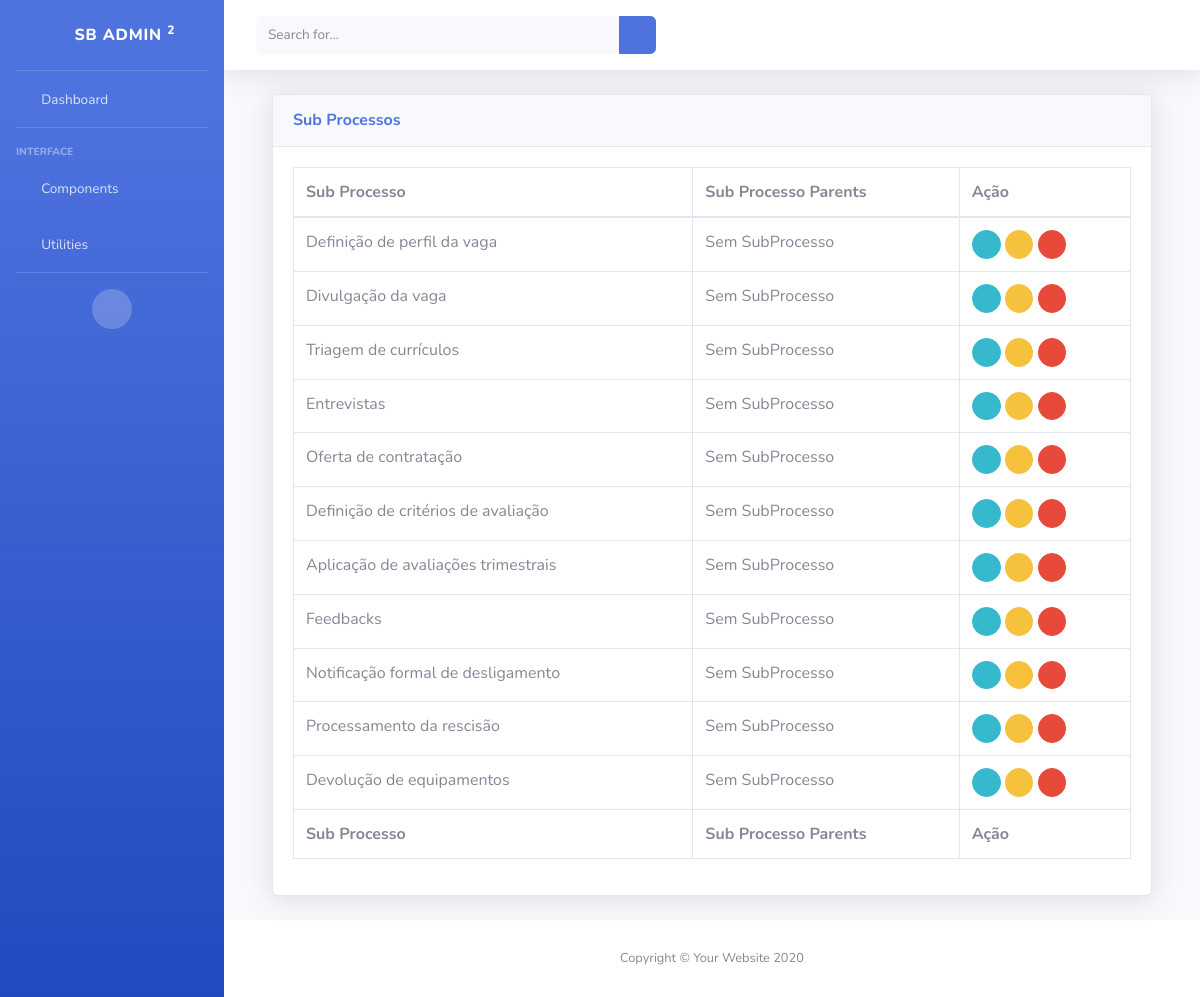
The page /processo/subprocesso/ on the database its author committed.
### processo/models.py (models this page shows, shortened)
class SubProcesso(models.Model):
    nome_subprocesso = models.CharField(max_length=200)
    parent_subprocesso = models.ManyToManyField('self', symmetrical=False, related_name='subprocessos_filhos', blank=True)

### processo/views.py (the view)
def sub_processo_list(request):
    sub_processo = SubProcesso.objects.all()
    return render(request, 'processo/sub_processo_list.html', {'subprocessos':sub_processo})

### processo/templates/processo/sub_processo_list.html
{% extends 'base.html' %}
{% block content %}
<div class="container-fluid">
    <div class="card shadow mb-4">
        <div class="card-header py-3">
            <h6 class="m-0 font-weight-bold text-primary">Sub Processos</h6>
        </div>
        <div class="card-body">
            <div class="table-responsive">
                <table class="table table-bordered" id="dataTable" width="100%" cellspacing="0">
                    <thead>
                        <tr>
                            <th>Sub Processo</th>
                            <th>Sub Processo Parents</th>
                            <th>Ação</th>
                        </tr>
                    </thead>
                    <tfoot>
                        <tr>
                            <th>Sub Processo</th>
                            <th>Sub Processo Parents</th>
                            <th>Ação</th>
                        </tr>
                    </tfoot>
                    <tbody>
                        {% for subprocesso in subprocessos %}
                        <tr>
                            <td>{{ subprocesso.nome_subprocesso }}</td>
                            <td>
                                {% if subprocesso.parent_subprocesso.all %}
                                    {% for parent_subprocesso in subprocesso.parent_subprocesso.all %}
                                        {{ parent_subprocesso.nome_subprocesso }}, <br>
                                    {% endfor %}
                                {% else %}
                                    Sem SubProcesso
                                {% endif %}
                            </td>
                            <td>
                                <a href="{% url 'subprocesso_detail' pk=subprocesso.pk %}" class="btn btn-info btn-circle btn-sm">
                                    <i class="fas fa-info-circle"></i>
                                </a>
                                <a href="{% url 'subprocesso_edit' pk=subprocesso.pk %}" class="btn btn-warning btn-circle btn-sm">
                                    <i class="fas fa-exclamation-triangle"></i>
                                </a>
                                <a href="{% url 'subprocesso_delete' subprocesso.pk %}" class="btn btn-danger btn-circle btn-sm">
                                    <i class="fas fa-trash"></i>
                                </a>
                            </td>
                        </tr>
                        {% endfor %}
                    </tbody>
                </table>
            </div>
        </div>
    </div>
</div>
{% endblock %}

### rows shown on the page
SubProcesso: nome_subprocesso "Definição de perfil da vaga", shows "Sem SubProcesso"
SubProcesso: nome_subprocesso "Divulgação da vaga", shows "Sem SubProcesso"
SubProcesso: nome_subprocesso "Triagem de currículos", shows "Sem SubProcesso"
SubProcesso: nome_subprocesso "Entrevistas", shows "Sem SubProcesso"
SubProcesso: nome_subprocesso "Oferta de contratação", shows "Sem SubProcesso"
SubProcesso: nome_subprocesso "Definição de critérios de avaliação", shows "Sem SubProcesso"
SubProcesso: nome_subprocesso "Aplicação de avaliações trimestrais", shows "Sem SubProcesso"
SubProcesso: nome_subprocesso "Feedbacks", shows "Sem SubProcesso"
SubProcesso: nome_subprocesso "Notificação formal de desligamento", shows "Sem SubProcesso"
SubProcesso: nome_subprocesso "Processamento da rescisão", shows "Sem SubProcesso"
SubProcesso: nome_subprocesso "Devolução de equipamentos", shows "Sem SubProcesso"
